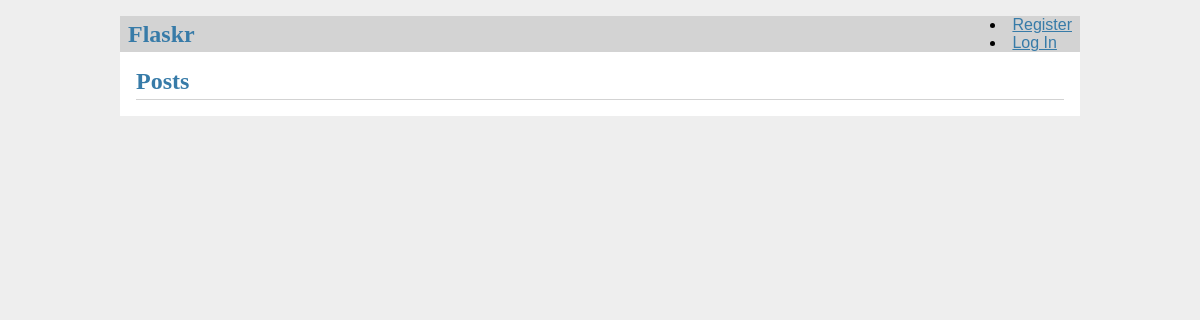
Before: / with the older database file.
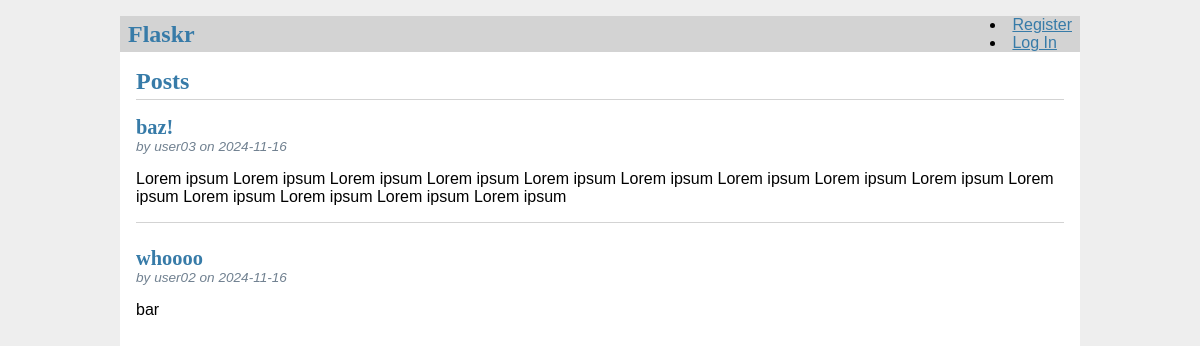
After: the same page with the newer database file.
### tables this page shows
CREATE TABLE post (
    id INTEGER PRIMARY KEY AUTOINCREMENT,
    author_id INTEGER NOT NULL,
    created TIMESTAMP NOT NULL DEFAULT CURRENT_TIMESTAMP,
    title TEXT NOT NULL,
    body TEXT NOT NULL,
    FOREIGN KEY (author_id) REFERENCES user (id)
);

CREATE TABLE user (
    id INTEGER PRIMARY KEY AUTOINCREMENT,
    username TEXT UNIQUE NOT NULL,
    password TEXT NOT NULL
);

### flaskr/blog.py (the view)
@bp.route("/")
def index():
    db = get_db()
    posts = db.execute(
        "SELECT p.id, title, body, created, author_id, username"
        "   FROM post p JOIN user u ON p.author_id = u.id"
        "   ORDER BY created DESC"
    ).fetchall()
    return render_template("blog/index.html", posts=posts)

### flaskr/auth.py (called while the page is built)
@bp.before_app_request
def load_logged_in_user():
    user_id = session.get("user_id")
    if user_id is None:
        g.user = None
    else:
        g.user = (
            get_db().execute("SELECT * FROM user WHERE id = ?", (user_id,)).fetchone()
        )

### flaskr/db.py (called while the page is built)
def get_db():
    if "db" not in g:
        g.db = sqlite3.connect(
            current_app.config["DATABASE"], detect_types=sqlite3.PARSE_DECLTYPES
        )
        g.db.row_factory = sqlite3.Row
    return g.db

### flaskr/templates/blog/index.html (shortened to what this page needs)
{% extends "base.html" %} {% block header %}
<h1>{% block title %}Posts{% endblock %}</h1>
 {% endblock %} {% block content %} {% for post in posts %}
<article class="post">
  <header>
    <div>
      <h1>{{ post['title'] }}</h1>
      <div class="about">
        by {{ post['username']}} on {{ post['created'].strftime('%Y-%m-%d') }}
      </div>
    </div>
  </header>
  <p class="body">{{ post['body'] }}</p>
</article>
{% if not loop.last %}
<hr />
{% endif %} {% endfor %} {% endblock %}

### flaskr/templates/base.html (shortened to what this page needs)
<!DOCTYPE html>
<html lang="en">
  <link rel="stylesheet" href="{{ url_for('static', filename='style.css') }}" />
  <nav>
    <h1>Flaskr</h1>
    <ur>
      {% if g.user %}
      <li><span>{{ g.user["username"] }}</span></li>
      <li><a href="{{ url_for('auth.logout') }}">Log Out</a></li>
      {% else %}
      <li><a href="{{ url_for('auth.register') }}">Register</a></li>
      <li><a href="{{ url_for('auth.login') }}">Log In</a></li>
      {% endif %}
    </ur>
  </nav>
  <section class="content">
    <header>{% block header %}{% endblock %}</header>
     {% block content %}{% endblock %}
  </section>
</html>

### flaskr/static/style.css (style rules this page uses)
html { font-family: sans-serif; background: #eee; padding: 1rem; }
h1 { font-family: serif; color: #377ba8; margin: 1rem 0; }
a { color: #377ba8; }
hr { border: none; border-top: 1px solid lightgray; }
nav { background: lightgray; display: flex; align-items: center; padding: 0 0.5rem; }
nav h1 { flex: auto; margin: 0; }
.content { padding: 0 1rem 1rem; }
.content > header { border-bottom: 1px solid lightgray; display: flex; align-items: flex-end; }
.content > header h1 { flex: auto; margin: 1rem 0 0.25rem 0; }
.post > header { display: flex; align-items: flex-end; font-size: 0.85em; }
.post > header > div:first-of-type { flex: auto; }
.post > header h1 { font-size: 1.5em; margin-bottom: 0; }
.post .about { color: slategray; font-style: italic; }
.post .body { white-space: pre-line; }
.content:last-child { margin-bottom: 0; }

Changed rows visible on the page:
added post: title "baz!", username "user03", created "2024-11-16", body "Lorem ipsum Lorem ipsum Lorem ipsum Lorem ipsum Lorem ipsum Lorem ipsum Lorem ipsum Lorem ipsum Lorem ipsum Lorem ipsum Lorem ipsum Lorem ipsum Lorem ipsum Lorem ipsum"
added post: title "whoooo", username "user02", created "2024-11-16", body "bar"
